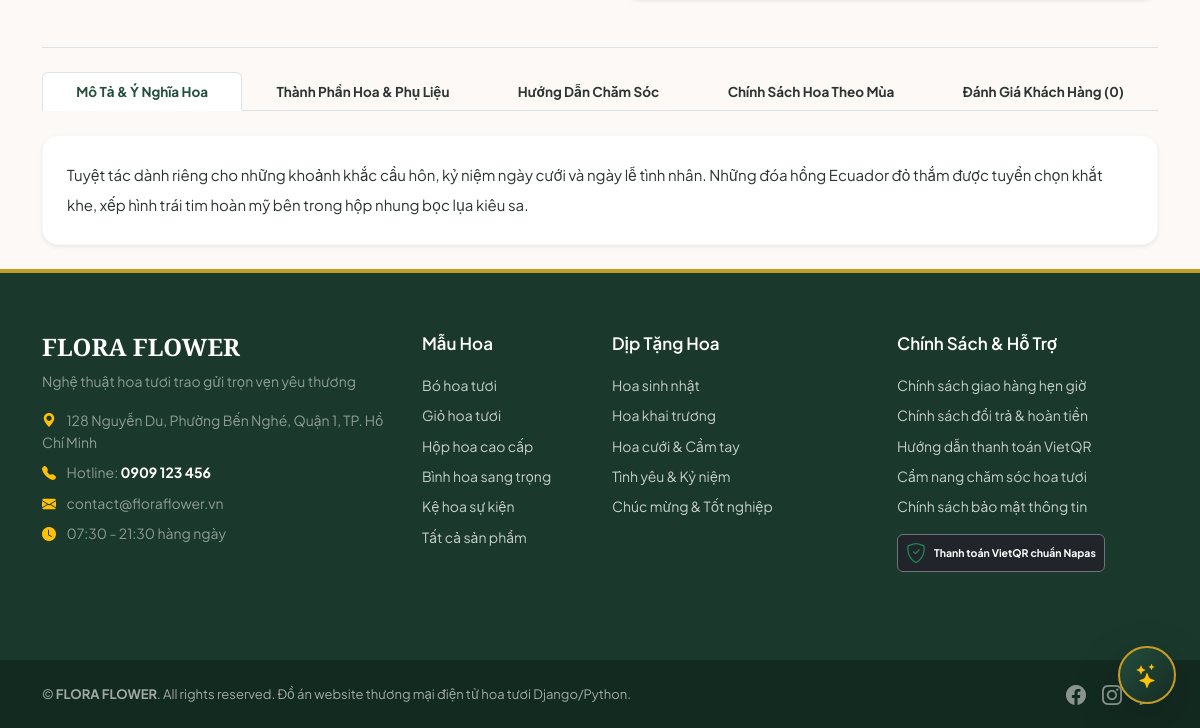
Before: /products/hop-hoa-trai-tim-scarlet-love (signed in, lower part) with the older database file.
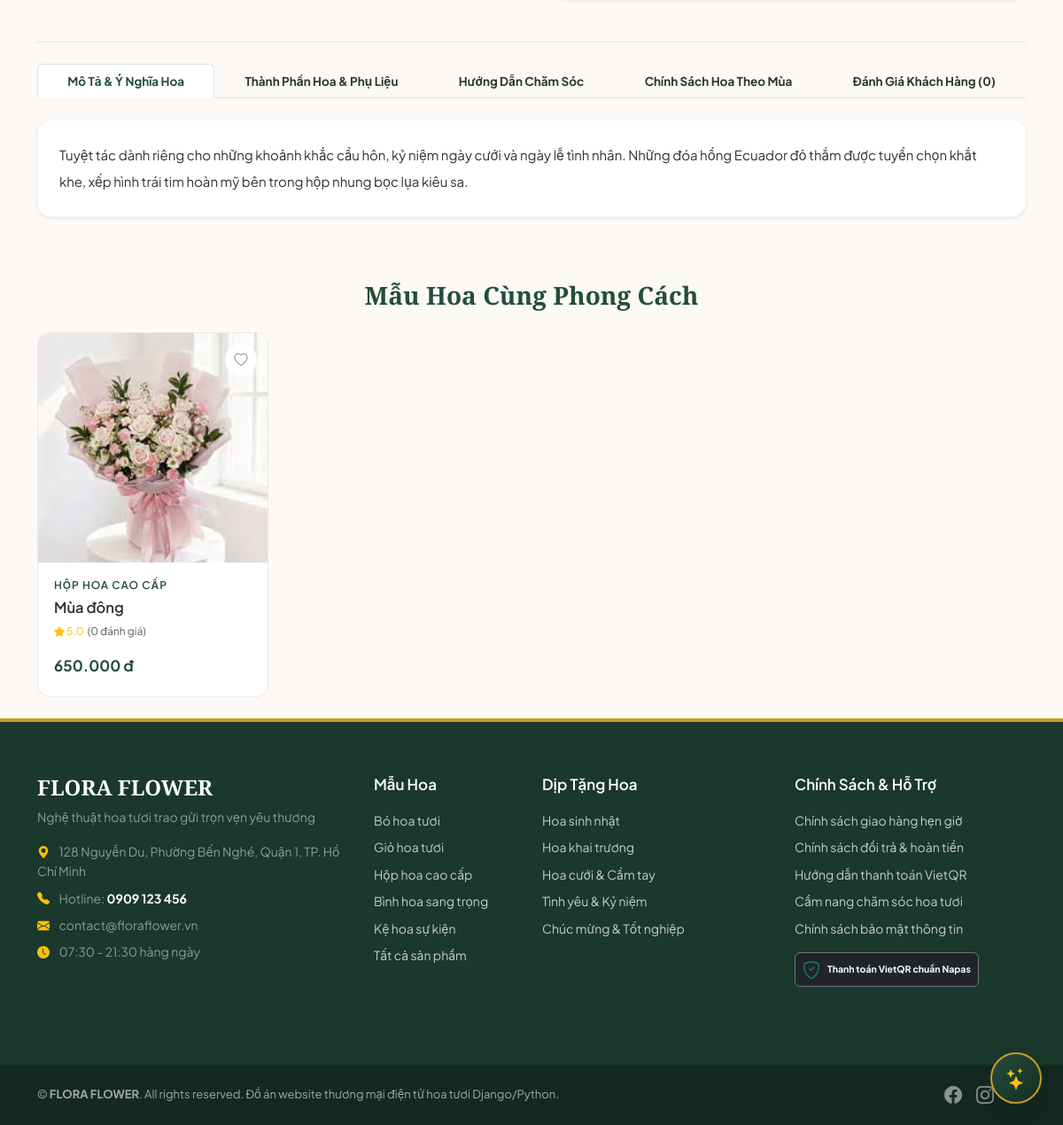
After: the same page with the newer database file.
### app/models/catalog.py (models this page shows, shortened)
class Category(db.Model):
    __tablename__ = 'catalog_category'
    id = db.Column(db.Integer, primary_key=True)
    name = db.Column(db.String(100), nullable=False)
    slug = db.Column(db.String(120), unique=True, nullable=False, index=True)
    description = db.Column(db.Text, default='', nullable=False)
    image = db.Column(ImageColumn(200), nullable=True)
    icon = db.Column(db.String(50), default='bi-flower1', nullable=False)
    is_active = db.Column(db.Boolean, default=True, nullable=False)
    display_order = db.Column(db.Integer, default=0, nullable=False)
    products = db.relationship('Product', backref='primary_category', lazy='dynamic', foreign_keys='Product.primary_category_id')

class Occasion(db.Model):
    __tablename__ = 'catalog_occasion'
    id = db.Column(db.Integer, primary_key=True)
    name = db.Column(db.String(100), nullable=False)
    slug = db.Column(db.String(120), unique=True, nullable=False, index=True)
    description = db.Column(db.Text, default='', nullable=False)
    image = db.Column(ImageColumn(200), nullable=True)
    icon = db.Column(db.String(50), default='bi-heart', nullable=False)
    is_active = db.Column(db.Boolean, default=True, nullable=False)
    display_order = db.Column(db.Integer, default=0, nullable=False)

class Product(db.Model):
    __tablename__ = 'catalog_product'
    id = db.Column(db.Integer, primary_key=True)
    name = db.Column(db.String(200), nullable=False, index=True)
    slug = db.Column(db.String(220), unique=True, nullable=False, index=True)
    sku = db.Column(db.String(50), unique=True, nullable=False, index=True)
    main_image = db.Column(ImageColumn(200), default='', nullable=True)
    presentation_style = db.Column(db.String(20), default='BOUQUET', nullable=False)
    color_tone = db.Column(db.String(20), default='MIXED', nullable=False)
    short_description = db.Column(db.String(300), default='', nullable=False)
    description = db.Column(db.Text, default='', nullable=False)
    flower_composition = db.Column(db.String(350), default='', nullable=False)
    care_instructions = db.Column(db.Text, default='', nullable=False)
    seasonal_policy_notes = db.Column(db.Text, default='', nullable=False)
    status = db.Column(db.String(20), default='PUBLISHED', nullable=False)  # PUBLISHED, DRAFT, ARCHIVED
    is_featured = db.Column(db.Boolean, default=False, nullable=False)
    is_bestseller_manual = db.Column(db.Boolean, default=False, nullable=False)
    created_at = db.Column(db.DateTime, default=datetime.utcnow, nullable=False)
    updated_at = db.Column(db.DateTime, default=datetime.utcnow, onupdate=datetime.utcnow, nullable=False)
    primary_category_id = db.Column(db.BigInteger, db.ForeignKey('catalog_category.id'), nullable=False)
    variants = db.relationship('ProductVariant', backref='product', lazy='dynamic', cascade='all, delete-orphan')
    gallery_images = db.relationship('ProductImage', backref='product', lazy='dynamic', cascade='all, delete-orphan')
    occasions = db.relationship('Occasion', secondary=product_occasions, backref=db.backref('products', lazy='dynamic'))
    flower_types = db.relationship('FlowerType', secondary=product_flower_types, backref=db.backref('products', lazy='dynamic'))
    reviews = db.relationship('ProductReview', backref='product', lazy='dynamic', cascade='all, delete-orphan')
    @property
    def default_variant(self):
        v = self.variants.filter_by(is_default=True).first()
        if not v:
            v = self.variants.first()
        return v
    @property
    def min_price(self):
        prices = [v.effective_price for v in self.variants.all() if v.effective_price is not None]
        return min(prices) if prices else Decimal('0.00')
    @property
    def average_rating(self):
        approved = self.reviews.filter_by(status='APPROVED').all()
        if not approved:
            return 5.0
        return round(sum(r.rating for r in approved) / len(approved), 1)
    @property
    def approved_reviews_count(self):
        return self.reviews.filter_by(status='APPROVED').count()
    @property
    def total_sold_count(self):
        from app.models.order import OrderItem, Order
        sold = db.session.query(db.func.sum(OrderItem.quantity))\
            .join(Order, Order.id == OrderItem.order_id)\
            .join(ProductVariant, ProductVariant.id == OrderItem.product_variant_id)\
            .filter(ProductVariant.product_id == self.id)\
            .filter(Order.status.in_(['COMPLETED', 'DELIVERING', 'READY', 'PREPARING', 'CONFIRMED']))\
            .scalar()
        return sold or 0

class ProductVariant(db.Model):
    __tablename__ = 'catalog_productvariant'
    id = db.Column(db.Integer, primary_key=True)
    product_id = db.Column(db.BigInteger, db.ForeignKey('catalog_product.id', ondelete='CASCADE'), nullable=False)
    name = db.Column(db.String(100), nullable=False)
    size_code = db.Column(db.String(10), default='STANDARD', nullable=False)
    sku = db.Column(db.String(60), unique=True, nullable=False, index=True)
    price = db.Column(db.Numeric(12, 2), nullable=False)
    sale_price = db.Column(db.Numeric(12, 2), nullable=True)
    stock = db.Column(db.Integer, default=10, nullable=False)
    low_stock_threshold = db.Column(db.Integer, default=3, nullable=False)
    is_default = db.Column(db.Boolean, default=False, nullable=False)
    @property
    def effective_price(self):
        if self.sale_price and self.sale_price > 0 and self.sale_price < self.price:
            return self.sale_price
        return self.price
    @property
    def is_on_sale(self):
        return bool(self.sale_price and self.sale_price > 0 and self.sale_price < self.price)

### app/blueprints/catalog.py (the view)
@bp.route('/products/<slug>')
def product_detail(slug):
    product = Product.query.filter_by(slug=slug).first_or_404()
    if product.status == 'ARCHIVED':
        abort(404)
    variants = product.variants.order_by(ProductVariant.price.asc()).all()
    default_variant = product.default_variant
    images = product.gallery_images.order_by(ProductImage.display_order.asc()).all()
    accessories = Accessory.query.filter_by(is_active=True).order_by(Accessory.display_order.asc()).all()
    related_products = Product.query.filter(
        Product.primary_category_id == product.primary_category_id,
        Product.id != product.id,
        Product.status == 'PUBLISHED'
    ).limit(4).all()
    from flask_login import current_user
    from app.forms.review import ReviewForm
    reviews = product.reviews.filter_by(status='APPROVED').all()
    is_favorited = False
    if current_user.is_authenticated:
        is_favorited = current_user.wishlist_items.filter_by(product_id=product.id).first() is not None
    review_form = ReviewForm()
    can_review = current_user.is_authenticated
    return render_template(
        'shop/product_detail.html',
        product=product,
        variants=variants,
        default_variant=default_variant,
        images=images,
        accessories=accessories,
        related_products=related_products,
        reviews=reviews,
        is_favorited=is_favorited,
        review_form=review_form,
        can_review=can_review
    )

### app/jinja_compat.py (called while the page is built)
def resolve_url(name, **kwargs):
    endpoint = URL_MAP.get(name, name)
    if 'pk' in kwargs and 'id' not in kwargs:
        kwargs['id'] = kwargs.pop('pk')
    if 'transaction_id' in kwargs and 'id' not in kwargs:
        kwargs['id'] = kwargs.pop('transaction_id')
    if 'variant_id' in kwargs and 'id' not in kwargs:
        kwargs['id'] = kwargs.pop('variant_id')
    try:
        return url_for(endpoint, **kwargs)
    except Exception:
        return f"#{name}"

    def _render_csrf(self):
        from flask_wtf.csrf import generate_csrf
        token = generate_csrf()
        return Markup(f'<input type="hidden" name="csrf_token" value="{token}">')

    def _render_static(self, path):
        return url_for('static', filename=path)

    def _render_url(self, name, **kwargs):
        return resolve_url(name, **kwargs)

### app/models/cart.py (called while the page is built)
    @property
    def total_items_count(self):
        return sum(item.quantity for item in self.items.all())

### app/models/core.py (called while the page is built)
    @staticmethod
    def get_settings():
        setting = ShopSetting.query.first()
        if not setting:
            setting = ShopSetting()
            db.session.add(setting)
            db.session.commit()
        return setting

### templates/shop/product_detail.html (shortened to what this page needs)
{% extends 'base.html' %}
{% load static core_tags %}
{% block content %}
<div class="container py-4">
    <div class="mt-5 pt-4 border-top">
        <ul class="nav nav-tabs nav-fill mb-4" id="productTabs" role="tablist">
            <li class="nav-item">
                <button class="nav-link active fw-bold py-3" id="desc-tab" data-bs-toggle="tab" data-bs-target="#descTab">
                    Mô Tả & Ý Nghĩa Hoa
                </button>
            </li>
            <li class="nav-item">
                <button class="nav-link fw-bold py-3" id="comp-tab" data-bs-toggle="tab" data-bs-target="#compTab">
                    Thành Phần Hoa & Phụ Liệu
                </button>
            </li>
            <li class="nav-item">
                <button class="nav-link fw-bold py-3" id="care-tab" data-bs-toggle="tab" data-bs-target="#careTab">
                    Hướng Dẫn Chăm Sóc
                </button>
            </li>
            {% if shop_setting.seasonal_policy_text or product.seasonal_policy_notes %}
            <li class="nav-item">
                <button class="nav-link fw-bold py-3" id="season-tab" data-bs-toggle="tab" data-bs-target="#seasonTab">
                    Chính Sách Hoa Theo Mùa
                </button>
            </li>
            {% endif %}
            <li class="nav-item">
                <button class="nav-link fw-bold py-3" id="reviews-tab" data-bs-toggle="tab" data-bs-target="#reviewsTab">
                    Đánh Giá Khách Hàng ({{ reviews|length }})
                </button>
            </li>
        </ul>
        <div class="tab-content p-4 bg-white rounded-4 shadow-sm border border-light" id="productTabsContent">
            <div class="tab-pane fade show active" id="descTab">
                <div class="lh-lg" style="white-space: pre-line;">{{ product.description }}</div>
            </div>
        </div>
    </div>
    {% if related_products %}
    <div class="mt-5 pt-4">
        <h3 class="font-serif fs-3 mb-4 text-center">Mẫu Hoa Cùng Phong Cách</h3>
        <div class="row g-4">
            {% for rel in related_products %}
                <div class="col-6 col-md-3">
                    {% with product=rel %}{% include 'shop/components/product_card.html' %}{% endwith %}
                </div>
            {% endfor %}
        </div>
    </div>
    {% endif %}
</div>
{% endblock %}

### templates/shop/components/product_card.html (shortened to what this page needs)
{% load static core_tags %}
<div class="product-card">
    <button type="button" class="btn-wishlist-circle btn-wishlist-toggle {% if product.id in wishlist_product_ids %}active{% endif %}" data-product-id="{{ product.id }}" title="Lưu vào yêu thích">
        <i class="bi {% if product.id in wishlist_product_ids %}bi-heart-fill{% else %}bi-heart{% endif %}"></i>
    </button>
    <a href="{% url 'catalog:product_detail' slug=product.slug %}" class="product-thumb-wrapper">
        {% if product.main_image %}
            <img src="{{ product.main_image.url }}" alt="{{ product.name }}" loading="lazy">
        {% else %}
            <div class="d-flex align-items-center justify-content-center h-100 bg-light text-muted">
                <i class="bi bi-flower1 fs-1"></i>
            </div>
        {% endif %}
    </a>
    <div class="product-info">
        <div class="product-category-meta">
            {{ product.primary_category.name }}
        </div>
        <a href="{% url 'catalog:product_detail' slug=product.slug %}" class="product-title text-decoration-none">
            {{ product.name }}
        </a>
        <div class="d-flex align-items-center gap-1 mb-2" style="font-size: 12px;">
            <span class="text-warning"><i class="bi bi-star-fill"></i> {{ product.average_rating }}</span>
            <span class="text-muted">({{ product.approved_reviews_count }} đánh giá)</span>
        </div>
        <div class="product-price-box">
            <span class="price-current">{{ product.min_price|currency }}</span>
        </div>
    </div>
</div>

### templates/footer.html
{% load static core_tags %}
<footer class="main-footer">
    <div class="container">
        <div class="row g-4 pb-5">
            <div class="col-lg-4 col-md-6">
                <h4 class="text-white font-serif mb-2">{{ shop_setting.shop_name }}</h4>
                <p class="text-white-50 mb-3">{{ shop_setting.slogan }}</p>
                <div class="d-flex flex-column gap-2 text-white-50">
                    <div><i class="bi bi-geo-alt-fill text-warning me-2"></i> {{ shop_setting.address }}</div>
                    <div><i class="bi bi-telephone-fill text-warning me-2"></i> Hotline: <strong class="text-white">{{ shop_setting.hotline }}</strong></div>
                    <div><i class="bi bi-envelope-fill text-warning me-2"></i> {{ shop_setting.email }}</div>
                    <div><i class="bi bi-clock-fill text-warning me-2"></i> {{ shop_setting.opening_hours }}</div>
                </div>
            </div>
            <div class="col-lg-2 col-md-6 col-6">
                <h5>Mẫu Hoa</h5>
                <div class="footer-links">
                    {% for cat in nav_categories|slice(":5") %}
                        <a href="{% url 'catalog:category_detail' slug=cat.slug %}">{{ cat.name }}</a>
                    {% endfor %}
                    <a href="{% url 'catalog:product_list' %}">Tất cả sản phẩm</a>
                </div>
            </div>
            <div class="col-lg-3 col-md-6 col-6">
                <h5>Dịp Tặng Hoa</h5>
                <div class="footer-links">
                    {% for occ in nav_occasions|slice(":5") %}
                        <a href="{% url 'catalog:occasion_detail' slug=occ.slug %}">{{ occ.name }}</a>
                    {% endfor %}
                </div>
            </div>
            <div class="col-lg-3 col-md-6">
                <h5>Chính Sách & Hỗ Trợ</h5>
                <div class="footer-links">
                    <a href="{% url 'content:policy' page_type='SHIPPING_POLICY' %}">Chính sách giao hàng hẹn giờ</a>
                    <a href="{% url 'content:policy' page_type='RETURN_POLICY' %}">Chính sách đổi trả & hoàn tiền</a>
                    <a href="{% url 'content:policy' page_type='PAYMENT_POLICY' %}">Hướng dẫn thanh toán VietQR</a>
                    <a href="{% url 'content:policy' page_type='CARE_GUIDE' %}">Cẩm nang chăm sóc hoa tươi</a>
                    <a href="{% url 'content:policy' page_type='PRIVACY_POLICY' %}">Chính sách bảo mật thông tin</a>
                </div>
                <div class="mt-3">
                    <span class="badge bg-dark border border-secondary p-2 d-inline-flex align-items-center gap-2">
                        <i class="bi bi-shield-check text-success fs-5"></i>
                        <span>Thanh toán VietQR chuẩn Napas</span>
                    </span>
                </div>
            </div>
        </div>
    </div>
    <div class="footer-bottom text-center">
        <div class="container d-flex flex-column flex-md-row justify-content-between align-items-center gap-2">
            <div>
                © {{ current_year }} <strong>{{ shop_setting.shop_name }}</strong>. All rights reserved. Đồ án website thương mại điện tử hoa tươi Django/Python.
            </div>
            <div class="d-flex gap-3">
                <a href="{{ shop_setting.facebook_url }}" target="_blank" class="text-white-50"><i class="bi bi-facebook fs-5"></i></a>
                <a href="{{ shop_setting.instagram_url }}" target="_blank" class="text-white-50"><i class="bi bi-instagram fs-5"></i></a>
                <a href="tel:{{ shop_setting.zalo_phone }}" class="text-white-50"><i class="bi bi-chat-dots-fill fs-5"></i></a>
            </div>
        </div>
    </div>
</footer>

Changed rows visible on the page:
added Product: main_image (picture), primary_category.name "HỘP HOA CAO CẤP", name "Mùa đông", average_rating "5.0", approved_reviews_count "0", min_price "650.000 đ"
Other visible differences:
text now shown: "Mẫu Hoa Cùng Phong Cách"
